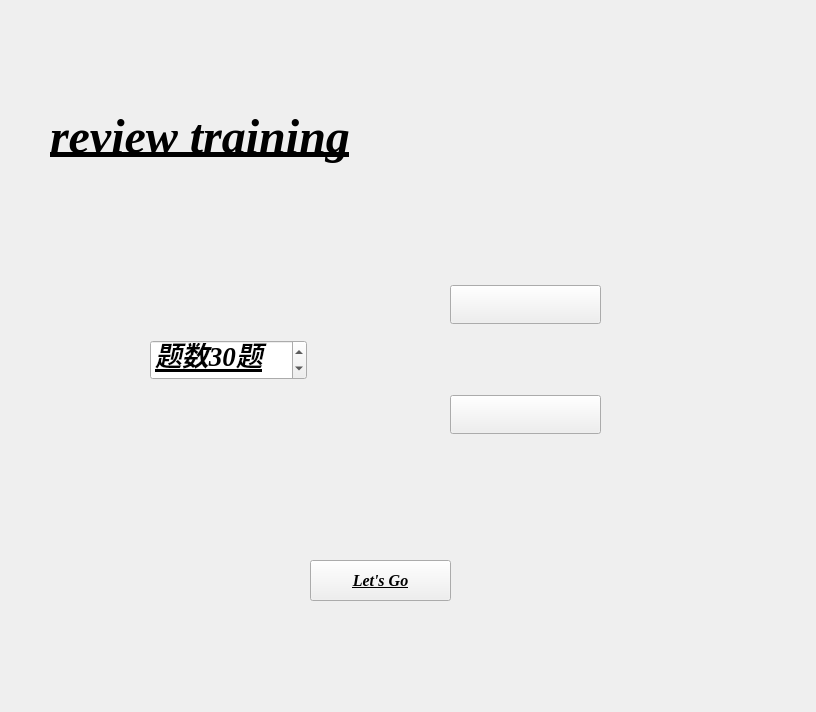
<?xml version="1.0" encoding="UTF-8"?>
<ui version="4.0">
 <class>Form</class>
 <widget class="QWidget" name="Form">
  <property name="geometry">
   <rect>
    <x>0</x>
    <y>0</y>
    <width>816</width>
    <height>712</height>
   </rect>
  </property>
  <property name="font">
   <font>
    <family>Times New Roman</family>
    <pointsize>20</pointsize>
    <weight>75</weight>
    <italic>true</italic>
    <bold>true</bold>
    <underline>true</underline>
   </font>
  </property>
  <property name="windowTitle">
   <string>Form</string>
  </property>
  <widget class="LargeTitleLabel" name="LargeTitleLabel">
   <property name="geometry">
    <rect>
     <x>50</x>
     <y>110</y>
     <width>351</width>
     <height>54</height>
    </rect>
   </property>
   <property name="font">
    <font>
     <family>Times New Roman</family>
     <pointsize>36</pointsize>
     <weight>75</weight>
     <italic>true</italic>
     <bold>true</bold>
     <underline>true</underline>
    </font>
   </property>
   <property name="autoFillBackground">
    <bool>false</bool>
   </property>
   <property name="text">
    <string>review training</string>
   </property>
  </widget>
  <widget class="PillPushButton" name="PillPushButton">
   <property name="geometry">
    <rect>
     <x>310</x>
     <y>560</y>
     <width>141</width>
     <height>41</height>
    </rect>
   </property>
   <property name="font">
    <font>
     <family>Times New Roman</family>
     <pointsize>12</pointsize>
     <weight>75</weight>
     <italic>true</italic>
     <bold>true</bold>
     <underline>true</underline>
    </font>
   </property>
   <property name="text">
    <string>Let's Go</string>
   </property>
   <property name="icon">
    <iconset>
     <normaloff>resource/deepseek.png</normaloff>resource/deepseek.png</iconset>
   </property>
   <property name="iconSize">
    <size>
     <width>18</width>
     <height>18</height>
    </size>
   </property>
  </widget>
  <widget class="QWidget" name="layoutWidget">
   <property name="geometry">
    <rect>
     <x>150</x>
     <y>220</y>
     <width>157</width>
     <height>281</height>
    </rect>
   </property>
   <layout class="QVBoxLayout" name="verticalLayout">
    <item>
     <widget class="SpinBox" name="SpinBox">
      <property name="suffix">
       <string>题</string>
      </property>
      <property name="prefix">
       <string>题数</string>
      </property>
      <property name="value">
       <number>30</number>
      </property>
     </widget>
    </item>
   </layout>
  </widget>
  <widget class="QWidget" name="layoutWidget">
   <property name="geometry">
    <rect>
     <x>450</x>
     <y>220</y>
     <width>151</width>
     <height>281</height>
    </rect>
   </property>
   <layout class="QVBoxLayout" name="verticalLayout_2">
    <item>
     <widget class="ComboBox" name="ComboBox_3"/>
    </item>
    <item>
     <widget class="ComboBox" name="ComboBox_4"/>
    </item>
   </layout>
  </widget>
 </widget>
 <customwidgets>
  <customwidget>
   <class>ComboBox</class>
   <extends>QPushButton</extends>
   <header>qfluentwidgets</header>
  </customwidget>
  <customwidget>
   <class>PushButton</class>
   <extends>QPushButton</extends>
   <header>qfluentwidgets</header>
  </customwidget>
  <customwidget>
   <class>PillPushButton</class>
   <extends>ToggleButton</extends>
   <header>qfluentwidgets</header>
  </customwidget>
  <customwidget>
   <class>ToggleButton</class>
   <extends>PushButton</extends>
   <header>qfluentwidgets</header>
  </customwidget>
  <customwidget>
   <class>LargeTitleLabel</class>
   <extends>QLabel</extends>
   <header>qfluentwidgets</header>
  </customwidget>
  <customwidget>
   <class>SpinBox</class>
   <extends>QSpinBox</extends>
   <header>qfluentwidgets</header>
  </customwidget>
 </customwidgets>
 <resources/>
 <connections/>
</ui>
